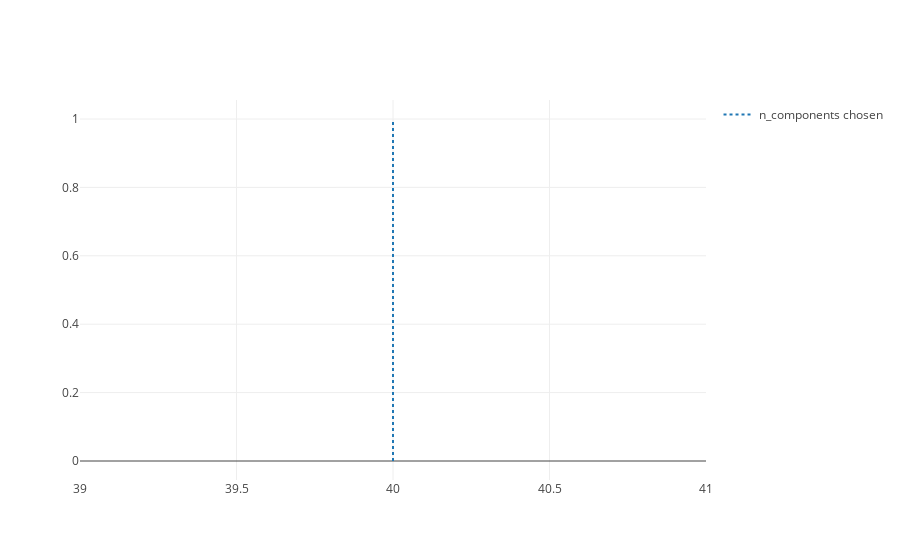

The notebook cell saved with this chart:
### Markdown cell above
## 预测图

### Code cell
n_componentsn_compo  = [20, 40, 64]
Cs = np.logspace(-4, 4, 3)

#Parameters of pipelines can be set using ‘__’ separated parameter names:

estimator = GridSearchCV(pipe,
                         dict(pca__n_components=n_componentsn_compo,
                              logistic__C=Cs))

estimator.fit(X_digits, y_digits)
x_ = estimator.best_estimator_.named_steps['pca'].n_components

trace2 = go.Scatter(x = [x_ , x_], y=[0, 1],
                    mode="lines", line=dict(
                    width=2,
                    dash='dot'),
                    name="n_components chosen",
                   )

layout2 = go.Layout(showlegend=True)

fig2 = go.Figure(data=[trace2], layout=layout2)

py.iplot(fig2, filename = "Prediction")

### Figure 1 — Plotly figure (JSON) as saved in the notebook; plotly's stock layout.template omitted (floating-point values rounded to 4 significant figures)
{"data": [{"line": {"dash": "dot", "width": 2}, "mode": "lines", "name": "n_components chosen", "type": "scatter", "x": [40, 40], "y": [0, 1]}], "layout": {"showlegend": true}}
